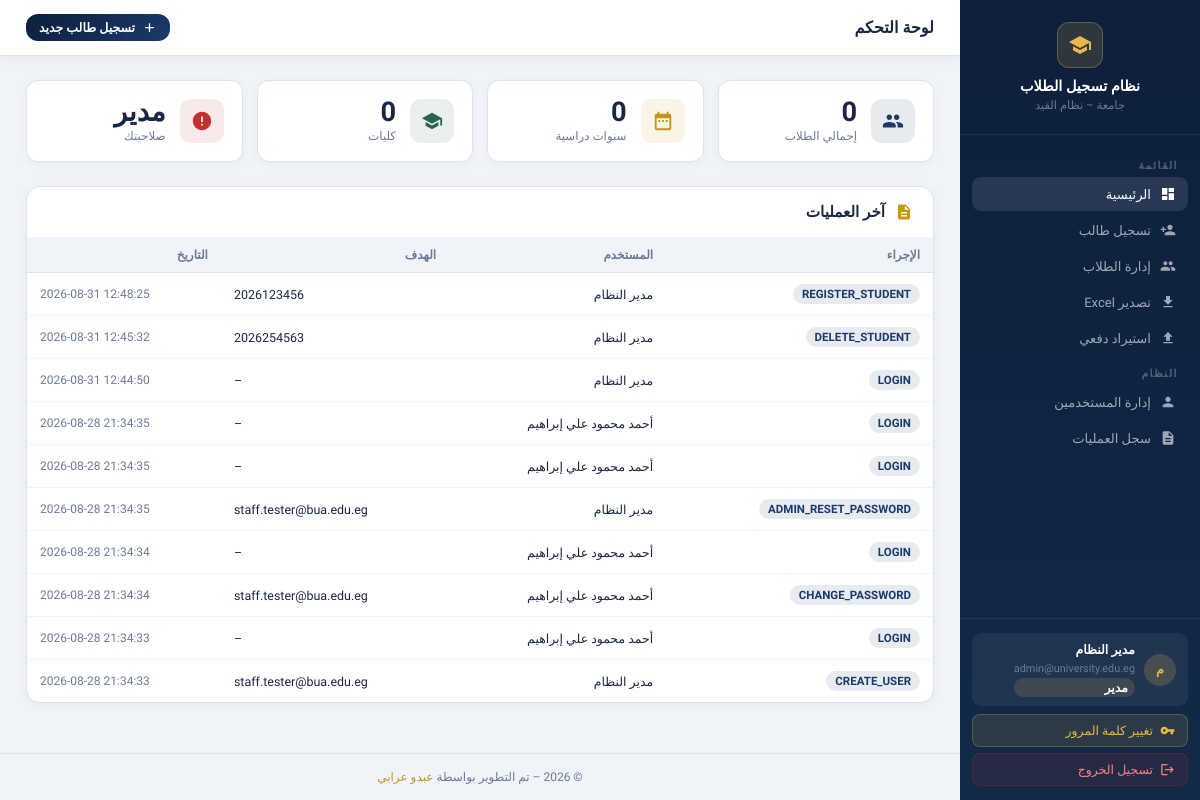
Page / (signed in) on the earlier database version.
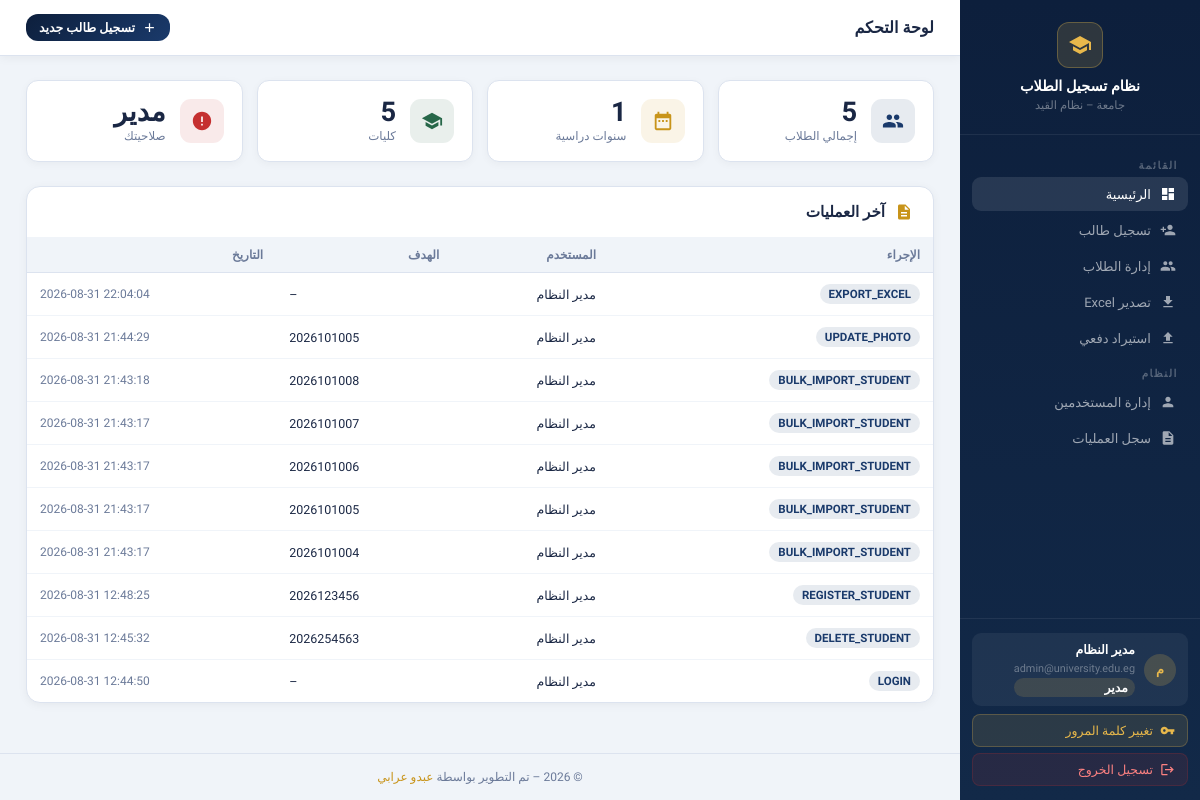
Same page on the later database version.
### tables this page shows
CREATE TABLE audit_log (
    id         INTEGER PRIMARY KEY AUTOINCREMENT,
    user_id    INTEGER REFERENCES users(id),
    action     TEXT    NOT NULL,
    target     TEXT,
    detail     TEXT,
    ip         TEXT,
    created_at DATETIME DEFAULT CURRENT_TIMESTAMP
);

CREATE TABLE users (
    id            INTEGER PRIMARY KEY AUTOINCREMENT,
    email         TEXT    NOT NULL UNIQUE,
    password_hash TEXT    NOT NULL,
    full_name     TEXT    NOT NULL,
    role          TEXT    NOT NULL DEFAULT 'staff',
    college       TEXT,
    student_id    TEXT    UNIQUE,
    is_active     INTEGER NOT NULL DEFAULT 1,
    email_verified INTEGER NOT NULL DEFAULT 0,
    verify_token  TEXT,
    reset_token   TEXT,
    reset_expires TEXT,
    created_at    DATETIME DEFAULT CURRENT_TIMESTAMP
);

### app.py (the view, shortened to what this page needs)
@app.route("/")
@login_required
def dashboard():
    db  = get_db(); cur = db.cursor()
    cur.execute("SELECT COUNT(*) AS c FROM students")
    total = (_row_to_dict(cur.fetchone()) or {}).get("c", 0)
    cur.execute("SELECT COUNT(DISTINCT year) AS c FROM students")
    years = (_row_to_dict(cur.fetchone()) or {}).get("c", 0)
    cur.execute("SELECT COUNT(DISTINCT college) AS c FROM students")
    colleges_n = (_row_to_dict(cur.fetchone()) or {}).get("c", 0)
    cur.execute("""SELECT a.action, a.target, a.created_at, u.full_name
                   FROM audit_log a LEFT JOIN users u ON a.user_id=u.id
                   ORDER BY a.created_at DESC LIMIT 10""")
    audit = [_row_to_dict(r) for r in cur.fetchall()]
    db.close()
    return render_template("dashboard.html",
        total=total, years=years, colleges_n=colleges_n,
        audit=audit, role=session.get("role"),
        user_name=session.get("user_name"), colleges=COLLEGES,
        all_years=YEAR_RANGE)

### app.py (called while the page is built)
@app.after_request
def add_security_headers(response):
    response.headers["X-Frame-Options"] = "SAMEORIGIN"  # Clickjacking mitigation (V-008)
    response.headers["X-Content-Type-Options"] = "nosniff"  # MIME sniffing prevention (V-024)
    response.headers["Content-Security-Policy"] = (
        "default-src 'self'; "
        "script-src 'self' 'unsafe-inline' https://fonts.googleapis.com; "
        "style-src 'self' 'unsafe-inline' https://fonts.googleapis.com; "
        "img-src 'self' data: https://res.cloudinary.com; "
        "font-src 'self' https://fonts.gstatic.com; "
        "frame-ancestors 'none';"
    )
    response.headers["Strict-Transport-Security"] = "max-age=31536000; includeSubDomains"
    return response

def _row_to_dict(row) -> dict:
    if row is None: return {}
    if is_use_pg(): return dict(row)
    return dict(zip(row.keys(), row))

def login_required(f):
    @wraps(f)
    def inner(*a, **kw):
        if not session.get("user_id"):
            return redirect(url_for("auth_login"))
        return f(*a, **kw)
    return inner

### database.py (called while the page is built)
def is_use_pg() -> bool:
    global USE_PG
    return bool(USE_PG and HAS_PG)

### templates/dashboard.html (shortened to what this page needs)
{% extends "base.html" %}
{% block content %}
<div class="topbar">
  <h1>لوحة التحكم</h1>
  <a href="{{ url_for('register_form') }}" class="btn btn-primary btn-sm">
    <svg style="width:15px;height:15px;fill:currentColor" viewBox="0 0 24 24"><path d="M19 13h-6v6h-2v-6H5v-2h6V5h2v6h6v2z"/></svg>
    تسجيل طالب جديد
  </a>
</div>
<div class="content">
  <div class="stat-grid">
    <div class="stat-card">
      <div class="stat-icon blue"></div>
      <div><div class="stat-val">{{ total }}</div><div class="stat-lbl">إجمالي الطلاب</div></div>
    </div>
    <div class="stat-card">
      <div class="stat-icon gold"><svg viewBox="0 0 24 24"><path d="M9 11H7v2h2v-2zm4 0h-2v2h2v-2zm4 0h-2v2h2v-2zm2-7h-1V2h-2v2H8V2H6v2H5c-1.11 0-2 .9-2 2v14c0 1.1.89 2 2 2h14c1.1 0 2-.9 2-2V6c0-1.1-.9-2-2-2zm0 16H5V9h14v11z"/></svg></div>
      <div><div class="stat-val">{{ years }}</div><div class="stat-lbl">سنوات دراسية</div></div>
    </div>
    <div class="stat-card">
      <div class="stat-icon green"><svg viewBox="0 0 24 24"><path d="M12 3L1 9l11 6 9-4.91V17h2V9L12 3zM5 13.18v4L12 21l7-3.82v-4L12 17l-7-3.82z"/></svg></div>
      <div><div class="stat-val">{{ colleges_n }}</div><div class="stat-lbl">كليات</div></div>
    </div>
    <div class="stat-card">
      <div class="stat-icon red"><svg viewBox="0 0 24 24"><path d="M12 2C6.48 2 2 6.48 2 12s4.48 10 10 10 10-4.48 10-10S17.52 2 12 2zm1 15h-2v-2h2v2zm0-4h-2V7h2v6z"/></svg></div>
      <div><div class="stat-val" id="stat-role">{{ {'superadmin':'مدير','admin':'مسؤول','staff':'موظف'}.get(role,'') }}</div><div class="stat-lbl">صلاحيتك</div></div>
    </div>
  </div>
  {% if role == 'superadmin' %}
  <div class="card">
    <div class="card-header">
      <svg style="width:18px;height:18px;fill:#c8941a" viewBox="0 0 24 24"><path d="M14 2H6c-1.1 0-2 .9-2 2v16c0 1.1.9 2 2 2h12c1.1 0 2-.9 2-2V8l-6-6zm2 16H8v-2h8v2zm0-4H8v-2h8v2zm-3-5V3.5L18.5 9H13z"/></svg>
      <h2>آخر العمليات</h2>
    </div>
    <div class="tbl-wrap">
      <table>
        <thead><tr><th>الإجراء</th><th>المستخدم</th><th>الهدف</th><th>التاريخ</th></tr></thead>
        <tbody>
        {% for a in audit %}
        <tr>
          <td><span class="badge badge-blue">{{ a.action }}</span></td>
          <td style="font-size:.78rem">{{ a.full_name or '–' }}</td>
          <td style="font-size:.78rem;direction:ltr">{{ a.target or '–' }}</td>
          <td style="font-size:.75rem;color:var(--muted);direction:ltr">{{ a.created_at }}</td>
        </tr>
        {% endfor %}
        </tbody>
      </table>
    </div>
  </div>
  {% endif %}
</div>
{% endblock %}

Differences in the rows shown:
no longer on this page (row unchanged): audit_log: action "LOGIN", full_name "أحمد محمود علي إبراهيم", target "–", created_at "2026-08-28 21:34:35"
no longer on this page (row unchanged): audit_log: action "LOGIN", full_name "أحمد محمود علي إبراهيم", target "–", created_at "2026-08-28 21:34:35"
no longer on this page (row unchanged): audit_log: action "ADMIN_RESET_PASSWORD", full_name "مدير النظام", target "staff.tester@bua.edu.eg", created_at "2026-08-28 21:34:35"
no longer on this page (row unchanged): audit_log: action "LOGIN", full_name "أحمد محمود علي إبراهيم", target "–", created_at "2026-08-28 21:34:34"
no longer on this page (row unchanged): audit_log: action "CHANGE_PASSWORD", full_name "أحمد محمود علي إبراهيم", target "staff.tester@bua.edu.eg", created_at "2026-08-28 21:34:34"
no longer on this page (row unchanged): audit_log: action "LOGIN", full_name "أحمد محمود علي إبراهيم", target "–", created_at "2026-08-28 21:34:33"
no longer on this page (row unchanged): audit_log: action "CREATE_USER", full_name "مدير النظام", target "staff.tester@bua.edu.eg", created_at "2026-08-28 21:34:33"
added audit_log: action "EXPORT_EXCEL", full_name "مدير النظام", target "–", created_at "2026-08-31 22:04:04"
added audit_log: action "UPDATE_PHOTO", full_name "مدير النظام", target "2026101005", created_at "2026-08-31 21:44:29"
added audit_log: action "BULK_IMPORT_STUDENT", full_name "مدير النظام", target "2026101008", created_at "2026-08-31 21:43:18"
added audit_log: action "BULK_IMPORT_STUDENT", full_name "مدير النظام", target "2026101007", created_at "2026-08-31 21:43:17"
added audit_log: action "BULK_IMPORT_STUDENT", full_name "مدير النظام", target "2026101006", created_at "2026-08-31 21:43:17"
added audit_log: action "BULK_IMPORT_STUDENT", full_name "مدير النظام", target "2026101005", created_at "2026-08-31 21:43:17"
added audit_log: action "BULK_IMPORT_STUDENT", full_name "مدير النظام", target "2026101004", created_at "2026-08-31 21:43:17"
Other differences:
{{ total }}: "0" → "5"
{{ years }}: "0" → "1"
{{ colleges_n }}: "0" → "5"
